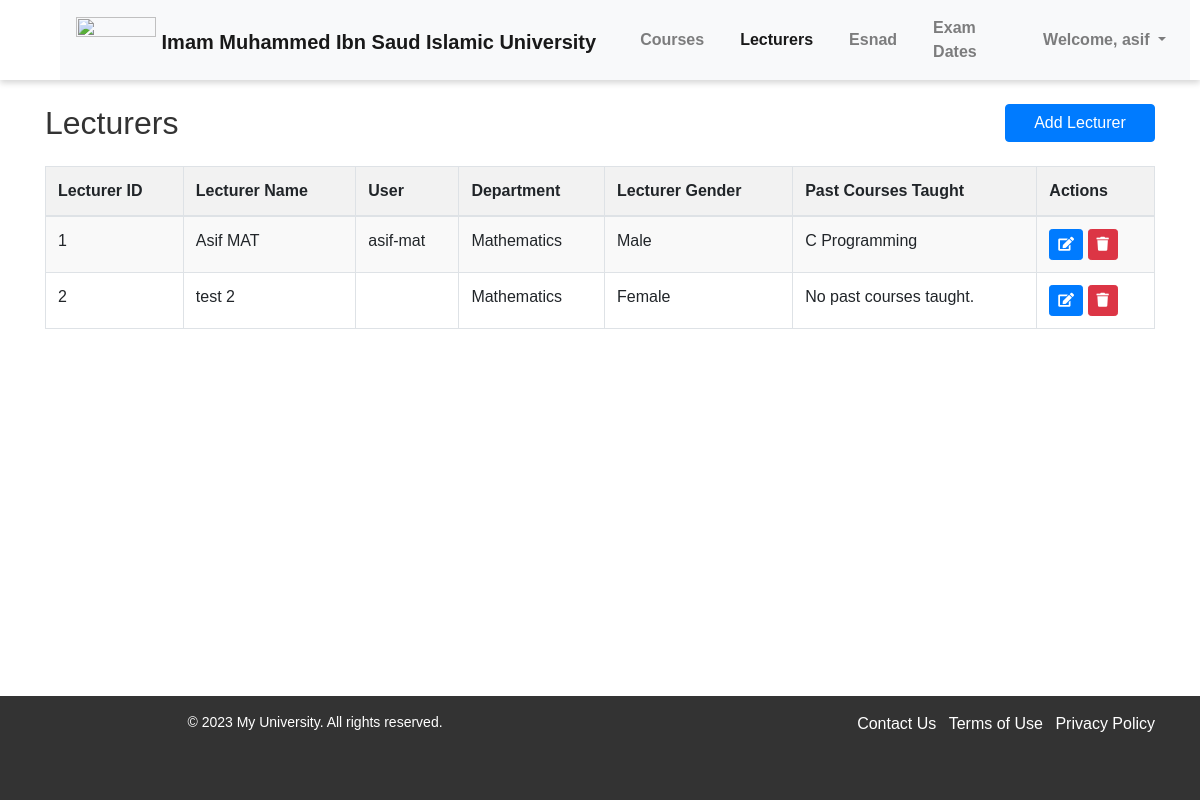
The page /lecturers/ (signed in) on the database its author committed.
### pages/models.py (models this page shows, shortened)
class Lecturer(models.Model):
    lecturer_user = models.OneToOneField(User, on_delete=models.CASCADE, null=True)
    lecturer_name = models.CharField(max_length=100)
    lecturer_email = models.EmailField(validators=[EmailValidator()])
    phone_regex = RegexValidator(
        regex=r'^\+?1?\d{10}$',
        message="Phone number must be entered in the format: '+999999999'. Up to 15 digits allowed."
    )
    lecturer_number = models.CharField(validators=[phone_regex], max_length=17)
    GENDER_CHOICES = (
        ('M', 'Male'),
        ('F', 'Female')
    )
    lecturer_gender = models.CharField(max_length=1, choices=GENDER_CHOICES)
    TEACHER_TYPE_CHOICES = (
        ('L', 'Laboratory'),
        ('T', 'Theory')
    )
    lecturer_type = models.CharField(max_length=1, choices=TEACHER_TYPE_CHOICES)
    lecturer_past_courses = models.ManyToManyField('Course', related_name='past_lecturers', blank=True)
    lecturer_rating = models.FloatField(default=0.0)
    lecturer_department = models.ForeignKey('Department', on_delete=models.SET_NULL, null=True, blank=True)

class Department(models.Model):
    department_name = models.CharField(max_length=100)
    department_code = models.CharField(max_length=100, blank=True)

class Course(models.Model):
    course_code = models.CharField(max_length=100)
    course_name = models.CharField(max_length=100)
    credit_hours = models.PositiveIntegerField(null=True)
    course_lecturer = models.ForeignKey('Lecturer', on_delete=models.SET_NULL, null=True, related_name='courses_taught')
    course_level = models.PositiveIntegerField(null=True)
    course_lab_lecturer = models.ForeignKey('Lecturer', on_delete=models.SET_NULL, null=True, blank=True, related_name='lab_courses_taught')
    course_past_lecturers = models.ManyToManyField('Lecturer', related_name='past_courses', blank=True)
    course_time = models.TimeField(null=True, blank=True)
    course_day = models.CharField(max_length=1, choices=DAYS_OF_WEEK, null=True, blank=True)
    course_department = models.ForeignKey('Department', on_delete=models.SET_NULL, null=True, blank=True)
    course_building = models.CharField(max_length=100, blank=True)
    course_section = models.CharField(max_length=100, blank=True)

### pages/views.py (the view)
# urls.py: path('lecturers/', views.lecturers, name='lecturers'),
@login_required(login_url='login')
def lecturers(request):
    lecturers = Lecturer.objects.all()
    courses = Course.objects.all()
    departments = Department.objects.all()
    users = User.objects.filter(groups__name='Lecturers')
    return render(request, 'lecturers.html', {'lecturers': lecturers, 'courses': courses, 'departments': departments, 'users': users})

### pages/templates/lecturers.html (shortened to what this page needs)
{% extends 'base.html' %}
{% load static %}
{% block extra_css %}
    <link rel="stylesheet" href="{% static 'lecturers.css' %}">
{% endblock %}
{% block content %}
    <div class="container">
        <div class="row">
            <div class="col-md-12">
                <div class="d-flex justify-content-between">
                    <h2 class="my-4">Lecturers</h2>
                    {% if user.is_superuser %}
                    <button class="btn btn-primary my-4" data-toggle="modal" data-target="#exampleModalCenter" style="width: 150px">Add Lecturer</button>
                    {% endif %}
                </div>
                <table class="table table-bordered">
                    <thead>
                        <tr>
                            <th scope="col">Lecturer ID</th>
                            <th scope="col">Lecturer Name</th>
                            <th scope="col">User</th>
                            <th scope="col">Department</th>
                            <th scope="col">Lecturer Gender</th>
                            <th scope="col">Past Courses Taught</th>
                            {% if user.is_superuser %}
                            <th scope="col">Actions</th>
                            {% endif %}
                        </tr>
                    </thead>
                    <tbody>
                        {% for lecturer in lecturers %}
                            <tr>
                                <td>{{ lecturer.id }}</td>
                                <td>{{ lecturer.lecturer_name }}</td>
                                <td>{{ lecturer.lecturer_user.username }}</td>
                                <td>{{ lecturer.lecturer_department.department_name }}</td>
                                <td>
                                    {% if lecturer.lecturer_gender == 'M' %}
                                    Male
                                    {% else %}
                                    Female
                                    {% endif %}
                                </td>
                                <td>
                                    {% for course in lecturer.lecturer_past_courses.all %}
                                        {{ course.course_name }}{% if not forloop.last %}, {% endif %}
                                    {% empty %}
                                        No past courses taught.
                                    {% endfor %}
                                </td>
                                {% if user.is_superuser %}
                                <td>
                                    <a href="{% url 'edit_lecturer' lecturer.id %}" class="btn btn-sm btn-primary">
                                        <i class="fas fa-edit"></i>
                                    </a>
                                    <a href="/admin/pages/lecturer/{{ lecturer.id }}/delete/" class="btn btn-sm btn-danger">
                                        <i class="fas fa-trash"></i>
                                    </a>
                                </td>
                                {% endif %}
                            </tr>
                        {% endfor %}
                    </tbody>
                </table>
            </div>
        </div>
    </div>
{% endblock %}

### pages/templates/header.html (shortened to what this page needs)
{% load static %}
<!DOCTYPE html>
<html lang="en">
<head>
    <link rel="stylesheet" href="{% static 'headfoot.css' %}">
    <link rel="stylesheet" href="https://maxcdn.bootstrapcdn.com/bootstrap/4.5.2/css/bootstrap.min.css">
</head>
<body>
    <header>
        <nav class="navbar navbar-expand-lg navbar-light bg-light">
            <a class="navbar-brand pt-2" href="{% url 'landing' %}">
                <img src="{% static 'images/logo.png' %}" style="margin-top: -12px;" width="80" class="d-inline-block align-top" alt="">
                <span>Imam Muhammed Ibn Saud Islamic University</span>
            </a>
            {% if user.is_authenticated %}
                <div class="collapse navbar-collapse" id="navbarNav">
                    <ul class="navbar-nav ml-auto">
                        {% if user.is_superuser %}
                            <li class="nav-item">
                                <a class="nav-link" href="{% url 'courses' %}">Courses</a>
                            </li>
                            <li class="nav-item">
                                <a class="nav-link" href="{% url 'lecturers' %}">Lecturers</a>
                            </li>
                            <li class="nav-item">
                                <a class="nav-link" href="{% url 'esnad' %}">Esnad</a>
                            </li>
                            <li class="nav-item">
                                <a class="nav-link" href="{% url 'exam_dates' %}">Exam Dates</a>
                            </li>
                        {% endif %}
                        {% if user.is_authenticated %}
                        <li class="nav-item dropdown">
                            <a class="nav-link dropdown-toggle" href="#" id="navbarDropdown" role="button" data-toggle="dropdown"
                                aria-haspopup="true" aria-expanded="false">
                                Welcome, {{ user.username }}
                            </a>
                        </li>
                        {% else %}
                        <li class="nav-item">
                            <a class="nav-link btn btn-sm btn-secondary px-4 text-white" href="{% url 'login' %}">Log In</a>
                        </li>
                        {% endif %}
                    </ul>
                </div>
            {% endif %}
        </nav>
    </header>
</body>
</html>

### pages/static/myfirst.css (style rules this page uses)
body.base { font-family: Arial, sans-serif; margin: 0; padding: 0; }
body.base header { display: flex; flex-direction: row; justify-content: space-between; align-items: center; padding: 10px; box-shadow: 0 3px 6px rgba(0, 0, 0, 0.16); height: 80px; }
body.base nav { flex: 1; margin-left: 50px; }
body.base nav ul { display: flex; flex-direction: row; justify-content: flex-end; align-items: center; list-style-type: none; margin: 0; padding: 0; }
body.base nav li { margin-left: 20px; }
body.base nav a { color: #000; text-decoration: none; font-weight: bold; }

### pages/static/lecturers.css (style rules this page uses)
body { font-family: Arial, sans-serif; }
.container { max-width: 1200px; margin: 0 auto; }
h2 { color: #333; font-weight: bold; margin-bottom: 20px; }
.table { width: 100%; border-collapse: collapse; }
.table th, .table td { border: 1px solid #ccc; padding: 8px 12px; text-align: left; }
.table thead th { background-color: #f2f2f2; font-weight: bold; }
.table tbody tr:nth-child(odd) { background-color: #f9f9f9; }
.table tbody tr:nth-child(even) { background-color: #fff; }

### pages/static/headfoot.css (style rules this page uses)
header { display: flex; flex-direction: row; justify-content: space-between; align-items: center; height: 20%; background-color: #fff; padding: 10px; box-shadow: 0 3px 6px rgba(0, 0, 0, 0.16); }
.logo-left img, .logo-right img, .navbar-brand img { height: 100%; }
nav { flex: 1; margin-left: 50px; }
nav ul { display: flex; flex-direction: row; justify-content: flex-end; align-items: center; list-style-type: none; margin: 0; padding: 0; }
nav li { margin-left: 20px; }
nav a { color: #000; text-decoration: none; font-weight: bold; }

### rows shown on the page
Lecturer: id "1", lecturer_name "Asif MAT", lecturer_user.username "asif-mat", lecturer_department.department_name "Mathematics", lecturer_gender "Male"
Course: course_name "C Programming"
Lecturer: id "2", lecturer_name "test 2", lecturer_department.department_name "Mathematics", lecturer_gender "Female"

### other values the page prints
{{ user.username }} "asif"
